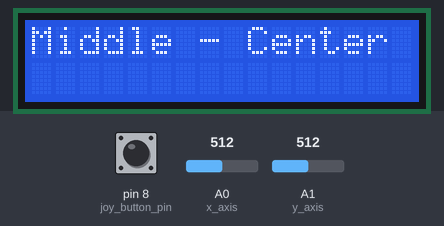
Recording of a sketch running on a simulated Arduino Uno, built with avr-gcc and run on an emulated ATmega328P. On the bench: 16×2 character LCD. The inputs (shaded band) are chosen by the test bench; at power-on: A1 (y_axis) = 512, A0 (x_axis) = 512, pin 8 (joy_button_pin) HIGH. What the sketch prints to the serial monitor is not drawn.

Above: at 1.2 s.
1.3 s: A1 (y_axis) set to 539
4.3 s: A1 (y_axis) set to 559
At 5.1 s:
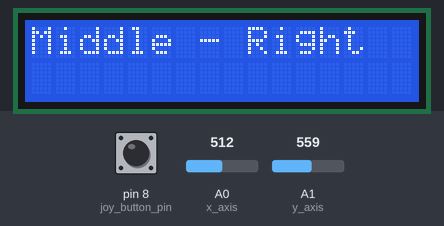
5.8 s: A0 (x_axis) set to 537
7.3 s: A0 (x_axis) set to 557
At 8.1 s:
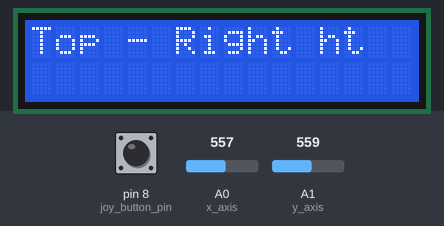
8.8 s: A0 (x_axis) set to 0
At 9.3 s:
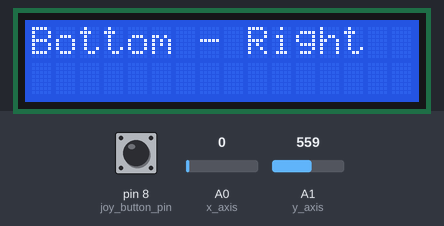
10.3 s: A1 (y_axis) set to 540
At 10.8 s:
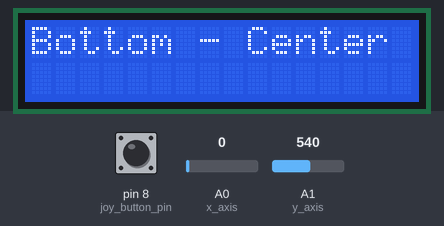
Timing chart, 0 to 12.8 s (numbered marks = the images above; inputs shaded):
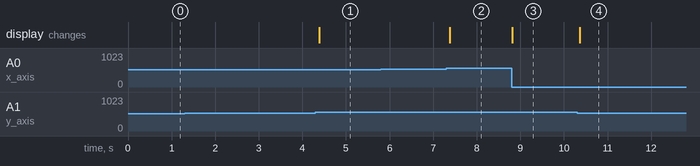

Measured:
- the behaviour switches between 550 and 551 on A1 (y_axis) (found by bisection; images 0 and 1)
- the behaviour switches between 549 and 550 on A0 (x_axis) (found by bisection; images 1 and 2)
- after the input at 1.3 s, every drawn part: stays the same
- after the input at 4.3 s, the display: changes after 0.09 s (image 1)
- after the input at 5.8 s, every drawn part: stays the same
- after the input at 7.3 s, the display: changes after 0.08 s (image 2)
- after the input at 8.8 s, the display: changes at once (image 3)
- after the input at 10.3 s, the display: changes after 0.06 s (image 4)

The sketch:

sketch_ky_023_joystick.ino
```cpp
#include <LiquidCrystal.h>

/*
  The circuit:
 * LCD RS pin to digital pin 12
 * LCD Enable pin to digital pin 11
 * LCD D4 pin to digital pin 5
 * LCD D5 pin to digital pin 4
 * LCD D6 pin to digital pin 3
 * LCD D7 pin to digital pin 2
 * LCD R/W pin to ground
 * LCD VSS pin to ground
 * LCD VCC pin to 5V
 * 10K pot:
 * ends to +5V and ground
 * wiper to LCD VO pin (pin 3)
 */

// initialize the library by associating any needed LCD interface pin
// with the arduino pin number it is connected to
const int rs = 12, en = 11, d4 = 7, d5 = 6, d6 = 5, d7 = 4;
LiquidCrystal lcd(rs, en, d4, d5, d6, d7);


int value = 0;
int x_axis = A0;
int y_axis = A1;
int joy_button_pin = 8;

String directionString(int x, int y) {
  String direction = String(x, DEC);

  if ( x <= 450)
    direction  = "Bottom ";
  else  if ( x >= 550 )
    direction  = "Top ";
  else if ( x > 450 && x < 550)
    direction = "Middle ";

  if ( y < 450)
    direction += "- Left  ";
  else if ( y > 550 )
    direction += "- Right ";
  else
    direction += "- Center";

  return direction;
}

void setup() {
  pinMode(x_axis, INPUT);
  pinMode(y_axis, INPUT);
  pinMode(joy_button_pin, INPUT_PULLUP); //set pin 7 as an input and enable the internal pull-up resistor

  Serial.begin(9600);

  lcd.begin(16, 2); // set up the LCD's number of columns and rows:
  lcd.print("               "); // Print a message to the LCD.
}

void loop() {
  int x_value = analogRead(x_axis); // read X axis value [0..1023]
  Serial.print("X:");
  Serial.print(x_value, DEC);

  int y_value = analogRead(y_axis); // read Y axis value [0..1023]
  Serial.print(" | Y:");
  Serial.print(y_value, DEC);

  int b_value = digitalRead(joy_button_pin); // read Button state [0,1]
  Serial.print(" | Button:");
  Serial.println(b_value, DEC);

  lcd.setCursor(0, 0);
  lcd.print( directionString(x_value, y_value) );
  delay(100);
}
```
